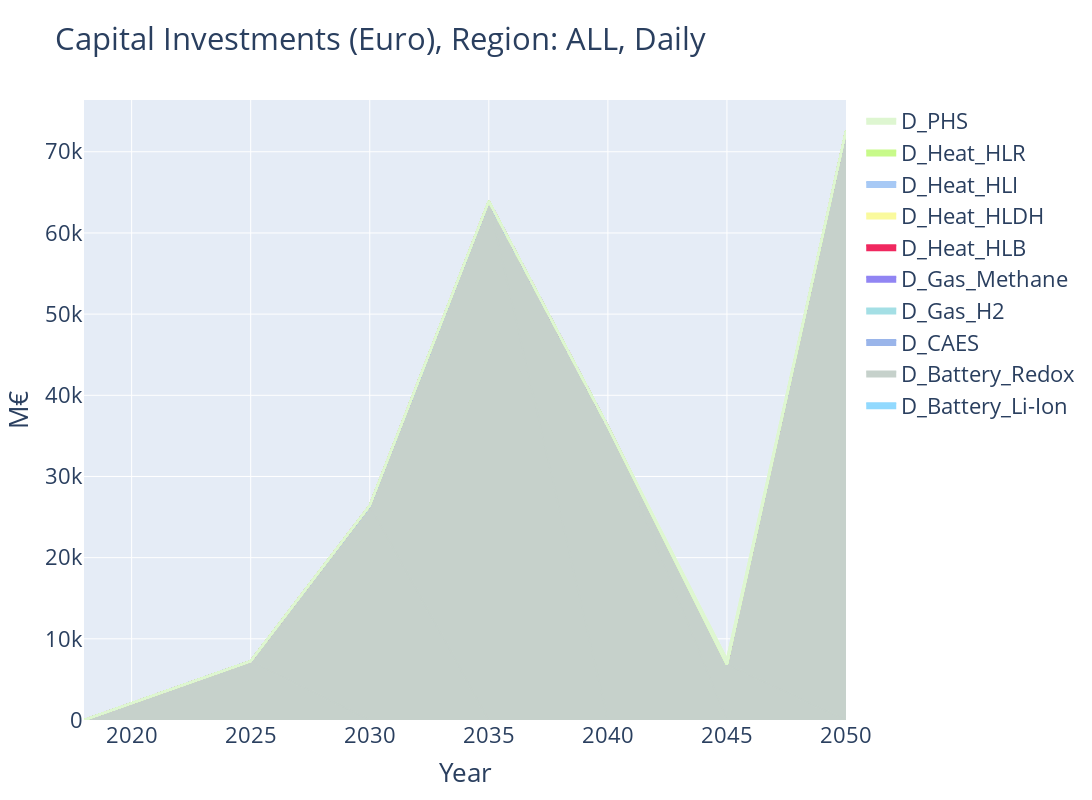

Write notebook code for a chart like this one.
### Code cell
stacked_capital_invest(DAILY_DATA, region=REGION, title_addon="Daily", write_fig=WRITE_FIGS).show()
stacked_capital_invest(SEASON_DATA, region=REGION, title_addon="Season", write_fig=WRITE_FIGS).show()

### Figure 1 — Plotly figure (JSON) as saved in the notebook; plotly's stock layout.template omitted (floating-point values rounded to 4 significant figures)
{"data": [{"fillcolor": "#91d9fe", "legendgroup": "D_Battery_Li-Ion", "line": {"color": "#91d9fe"}, "name": "D_Battery_Li-Ion", "showlegend": true, "stackgroup": "one", "type": "scatter", "x": [2018], "y": [0]}, {"fillcolor": "#91d9fe", "legendgroup": "D_Battery_Li-Ion", "line": {"color": "#91d9fe"}, "name": "D_Battery_Li-Ion", "showlegend": false, "stackgroup": "one", "type": "scatter", "x": [2025], "y": [1.555e-06]}, {"fillcolor": "#91d9fe", "legendgroup": "D_Battery_Li-Ion", "line": {"color": "#91d9fe"}, "name": "D_Battery_Li-Ion", "showlegend": false, "stackgroup": "one", "type": "scatter", "x": [2030], "y": [1.122e-06]}, {"fillcolor": "#91d9fe", "legendgroup": "D_Battery_Li-Ion", "line": {"color": "#91d9fe"}, "name": "D_Battery_Li-Ion", "showlegend": false, "stackgroup": "one", "type": "scatter", "x": [2035], "y": [1.328e-06]}, {"fillcolor": "#91d9fe", "legendgroup": "D_Battery_Li-Ion", "line": {"color": "#91d9fe"}, "name": "D_Battery_Li-Ion", "showlegend": false, "stackgroup": "one", "type": "scatter", "x": [2040], "y": [2.102e-06]}, {"fillcolor": "#91d9fe", "legendgroup": "D_Battery_Li-Ion", "line": {"color": "#91d9fe"}, "name": "D_Battery_Li-Ion", "showlegend": false, "stackgroup": "one", "type": "scatter", "x": [2045], "y": [3.629e-06]}, {"fillcolor": "#91d9fe", "legendgroup": "D_Battery_Li-Ion", "line": {"color": "#91d9fe"}, "name": "D_Battery_Li-Ion", "showlegend": false, "stackgroup": "one", "type": "scatter", "x": [2050], "y": [3.285e-05]}, {"fillcolor": "#c6d1cb", "legendgroup": "D_Battery_Redox", "line": {"color": "#c6d1cb"}, "name": "D_Battery_Redox", "showlegend": true, "stackgroup": "one", "type": "scatter", "x": [2018], "y": [0]}, {"fillcolor": "#c6d1cb", "legendgroup": "D_Battery_Redox", "line": {"color": "#c6d1cb"}, "name": "D_Battery_Redox", "showlegend": false, "stackgroup": "one", "type": "scatter", "x": [2025], "y": [7243.0]}, {"fillcolor": "#c6d1cb", "legendgroup": "D_Battery_Redox", "line": {"color": "#c6d1cb"}, "name": "D_Battery_Redox", "showlegend": false, "stackgroup": "one", "type": "scatter", "x": [2030], "y": [26380.0]}, {"fillcolor": "#c6d1cb", "legendgroup": "D_Battery_Redox", "line": {"color": "#c6d1cb"}, "name": "D_Battery_Redox", "showlegend": false, "stackgroup": "one", "type": "scatter", "x": [2035], "y": [63850.0]}, {"fillcolor": "#c6d1cb", "legendgroup": "D_Battery_Redox", "line": {"color": "#c6d1cb"}, "name": "D_Battery_Redox", "showlegend": false, "stackgroup": "one", "type": "scatter", "x": [2040], "y": [36160.0]}, {"fillcolor": "#c6d1cb", "legendgroup": "D_Battery_Redox", "line": {"color": "#c6d1cb"}, "name": "D_Battery_Redox", "showlegend": false, "stackgroup": "one", "type": "scatter", "x": [2045], "y": [6837.0]}, {"fillcolor": "#c6d1cb", "legendgroup": "D_Battery_Redox", "line": {"color": "#c6d1cb"}, "name": "D_Battery_Redox", "showlegend": false, "stackgroup": "one", "type": "scatter", "x": [2050], "y": [72550.0]}, {"fillcolor": "#9ab5ea", "legendgroup": "D_CAES", "line": {"color": "#9ab5ea"}, "name": "D_CAES", "showlegend": true, "stackgroup": "one", "type": "scatter", "x": [2018], "y": [0]}, {"fillcolor": "#9ab5ea", "legendgroup": "D_CAES", "line": {"color": "#9ab5ea"}, "name": "D_CAES", "showlegend": false, "stackgroup": "one", "type": "scatter", "x": [2025], "y": [1.866e-06]}, {"fillcolor": "#9ab5ea", "legendgroup": "D_CAES", "line": {"color": "#9ab5ea"}, "name": "D_CAES", "showlegend": false, "stackgroup": "one", "type": "scatter", "x": [2030], "y": [1.278e-06]}, {"fillcolor": "#9ab5ea", "legendgroup": "D_CAES", "line": {"color": "#9ab5ea"}, "name": "D_CAES", "showlegend": false, "stackgroup": "one", "type": "scatter", "x": [2035], "y": [2.504e-06]}, {"fillcolor": "#9ab5ea", "legendgroup": "D_CAES", "line": {"color": "#9ab5ea"}, "name": "D_CAES", "showlegend": false, "stackgroup": "one", "type": "scatter", "x": [2040], "y": [3.31e-06]}, {"fillcolor": "#9ab5ea", "legendgroup": "D_CAES", "line": {"color": "#9ab5ea"}, "name": "D_CAES", "showlegend": false, "stackgroup": "one", "type": "scatter", "x": [2045], "y": [5.279e-06]}, {"fillcolor": "#9ab5ea", "legendgroup": "D_CAES", "line": {"color": "#9ab5ea"}, "name": "D_CAES", "showlegend": false, "stackgroup": "one", "type": "scatter", "x": [2050], "y": [0.0001139]}, {"fillcolor": "#a4dfe5", "legendgroup": "D_Gas_H2", "line": {"color": "#a4dfe5"}, "name": "D_Gas_H2", "showlegend": true, "stackgroup": "one", "type": "scatter", "x": [2018], "y": [0]}, {"fillcolor": "#a4dfe5", "legendgroup": "D_Gas_H2", "line": {"color": "#a4dfe5"}, "name": "D_Gas_H2", "showlegend": false, "stackgroup": "one", "type": "scatter", "x": [2025], "y": [0.1227]}, {"fillcolor": "#a4dfe5", "legendgroup": "D_Gas_H2", "line": {"color": "#a4dfe5"}, "name": "D_Gas_H2", "showlegend": false, "stackgroup": "one", "type": "scatter", "x": [2030], "y": [48.95]}, {"fillcolor": "#a4dfe5", "legendgroup": "D_Gas_H2", "line": {"color": "#a4dfe5"}, "name": "D_Gas_H2", "showlegend": false, "stackgroup": "one", "type": "scatter", "x": [2035], "y": [50.75]}, {"fillcolor": "#a4dfe5", "legendgroup": "D_Gas_H2", "line": {"color": "#a4dfe5"}, "name": "D_Gas_H2", "showlegend": false, "stackgroup": "one", "type": "scatter", "x": [2040], "y": [1.355e-09]}, {"fillcolor": "#a4dfe5", "legendgroup": "D_Gas_H2", "line": {"color": "#a4dfe5"}, "name": "D_Gas_H2", "showlegend": false, "stackgroup": "one", "type": "scatter", "x": [2045], "y": [1.036e-09]}, {"fillcolor": "#a4dfe5", "legendgroup": "D_Gas_H2", "line": {"color": "#a4dfe5"}, "name": "D_Gas_H2", "showlegend": false, "stackgroup": "one", "type": "scatter", "x": [2050], "y": [11.78]}, {"fillcolor": "#9185f3", "legendgroup": "D_Gas_Methane", "line": {"color": "#9185f3"}, "name": "D_Gas_Methane", "showlegend": true, "stackgroup": "one", "type": "scatter", "x": [2018], "y": [1.93e-09]}, {"fillcolor": "#9185f3", "legendgroup": "D_Gas_Methane", "line": {"color": "#9185f3"}, "name": "D_Gas_Methane", "showlegend": false, "stackgroup": "one", "type": "scatter", "x": [2025], "y": [5.898e-08]}, {"fillcolor": "#9185f3", "legendgroup": "D_Gas_Methane", "line": {"color": "#9185f3"}, "name": "D_Gas_Methane", "showlegend": false, "stackgroup": "one", "type": "scatter", "x": [2030], "y": [4.912e-08]}, {"fillcolor": "#9185f3", "legendgroup": "D_Gas_Methane", "line": {"color": "#9185f3"}, "name": "D_Gas_Methane", "showlegend": false, "stackgroup": "one", "type": "scatter", "x": [2035], "y": [5.374e-08]}, {"fillcolor": "#9185f3", "legendgroup": "D_Gas_Methane", "line": {"color": "#9185f3"}, "name": "D_Gas_Methane", "showlegend": false, "stackgroup": "one", "type": "scatter", "x": [2040], "y": [6.12e-08]}, {"fillcolor": "#9185f3", "legendgroup": "D_Gas_Methane", "line": {"color": "#9185f3"}, "name": "D_Gas_Methane", "showlegend": false, "stackgroup": "one", "type": "scatter", "x": [2045], "y": [8.676e-08]}, {"fillcolor": "#9185f3", "legendgroup": "D_Gas_Methane", "line": {"color": "#9185f3"}, "name": "D_Gas_Methane", "showlegend": false, "stackgroup": "one", "type": "scatter", "x": [2050], "y": [1.322e-06]}, {"fillcolor": "#F0285F", "legendgroup": "D_Heat_HLB", "line": {"color": "#F0285F"}, "name": "D_Heat_HLB", "showlegend": true, "stackgroup": "one", "type": "scatter", "x": [2018], "y": [0]}, {"fillcolor": "#F0285F", "legendgroup": "D_Heat_HLB", "line": {"color": "#F0285F"}, "name": "D_Heat_HLB", "showlegend": false, "stackgroup": "one", "type": "scatter", "x": [2025], "y": [2.082e-06]}, {"fillcolor": "#F0285F", "legendgroup": "D_Heat_HLB", "line": {"color": "#F0285F"}, "name": "D_Heat_HLB", "showlegend": false, "stackgroup": "one", "type": "scatter", "x": [2030], "y": [8.052e-07]}, {"fillcolor": "#F0285F", "legendgroup": "D_Heat_HLB", "line": {"color": "#F0285F"}, "name": "D_Heat_HLB", "showlegend": false, "stackgroup": "one", "type": "scatter", "x": [2035], "y": [1.186e-06]}, {"fillcolor": "#F0285F", "legendgroup": "D_Heat_HLB", "line": {"color": "#F0285F"}, "name": "D_Heat_HLB", "showlegend": false, "stackgroup": "one", "type": "scatter", "x": [2040], "y": [1.629e-06]}, {"fillcolor": "#F0285F", "legendgroup": "D_Heat_HLB", "line": {"color": "#F0285F"}, "name": "D_Heat_HLB", "showlegend": false, "stackgroup": "one", "type": "scatter", "x": [2045], "y": [3.244e-06]}, {"fillcolor": "#F0285F", "legendgroup": "D_Heat_HLB", "line": {"color": "#F0285F"}, "name": "D_Heat_HLB", "showlegend": false, "stackgroup": "one", "type": "scatter", "x": [2050], "y": [3.744e-05]}, {"fillcolor": "#fafa9d", "legendgroup": "D_Heat_HLDH", "line": {"color": "#fafa9d"}, "name": "D_Heat_HLDH", "showlegend": true, "stackgroup": "one", "type": "scatter", "x": [2018], "y": [0]}, {"fillcolor": "#fafa9d", "legendgroup": "D_Heat_HLDH", "line": {"color": "#fafa9d"}, "name": "D_Heat_HLDH", "showlegend": false, "stackgroup": "one", "type": "scatter", "x": [2025], "y": [1.924e-06]}, {"fillcolor": "#fafa9d", "legendgroup": "D_Heat_HLDH", "line": {"color": "#fafa9d"}, "name": "D_Heat_HLDH", "showlegend": false, "stackgroup": "one", "type": "scatter", "x": [2030], "y": [1.28e-06]}, {"fillcolor": "#fafa9d", "legendgroup": "D_Heat_HLDH", "line": {"color": "#fafa9d"}, "name": "D_Heat_HLDH", "showlegend": false, "stackgroup": "one", "type": "scatter", "x": [2035], "y": [1.497e-06]}, {"fillcolor": "#fafa9d", "legendgroup": "D_Heat_HLDH", "line": {"color": "#fafa9d"}, "name": "D_Heat_HLDH", "showlegend": false, "stackgroup": "one", "type": "scatter", "x": [2040], "y": [1.818e-06]}, {"fillcolor": "#fafa9d", "legendgroup": "D_Heat_HLDH", "line": {"color": "#fafa9d"}, "name": "D_Heat_HLDH", "showlegend": false, "stackgroup": "one", "type": "scatter", "x": [2045], "y": [3.556e-06]}, {"fillcolor": "#fafa9d", "legendgroup": "D_Heat_HLDH", "line": {"color": "#fafa9d"}, "name": "D_Heat_HLDH", "showlegend": false, "stackgroup": "one", "type": "scatter", "x": [2050], "y": [4.368e-05]}, {"fillcolor": "#a7c9f5", "legendgroup": "D_Heat_HLI", "line": {"color": "#a7c9f5"}, "name": "D_Heat_HLI", "showlegend": true, "stackgroup": "one", "type": "scatter", "x": [2018], "y": [0]}, {"fillcolor": "#a7c9f5", "legendgroup": "D_Heat_HLI", "line": {"color": "#a7c9f5"}, "name": "D_Heat_HLI", "showlegend": false, "stackgroup": "one", "type": "scatter", "x": [2025], "y": [2.331e-06]}, {"fillcolor": "#a7c9f5", "legendgroup": "D_Heat_HLI", "line": {"color": "#a7c9f5"}, "name": "D_Heat_HLI", "showlegend": false, "stackgroup": "one", "type": "scatter", "x": [2030], "y": [9.222e-07]}, {"fillcolor": "#a7c9f5", "legendgroup": "D_Heat_HLI", "line": {"color": "#a7c9f5"}, "name": "D_Heat_HLI", "showlegend": false, "stackgroup": "one", "type": "scatter", "x": [2035], "y": [1.358e-06]}, {"fillcolor": "#a7c9f5", "legendgroup": "D_Heat_HLI", "line": {"color": "#a7c9f5"}, "name": "D_Heat_HLI", "showlegend": false, "stackgroup": "one", "type": "scatter", "x": [2040], "y": [1.917e-06]}, {"fillcolor": "#a7c9f5", "legendgroup": "D_Heat_HLI", "line": {"color": "#a7c9f5"}, "name": "D_Heat_HLI", "showlegend": false, "stackgroup": "one", "type": "scatter", "x": [2045], "y": [3.558e-06]}, {"fillcolor": "#a7c9f5", "legendgroup": "D_Heat_HLI", "line": {"color": "#a7c9f5"}, "name": "D_Heat_HLI", "showlegend": false, "stackgroup": "one", "type": "scatter", "x": [2050], "y": [4.38e-05]}, {"fillcolor": "#c8fa8a", "legendgroup": "D_Heat_HLR", "line": {"color": "#c8fa8a"}, "name": "D_Heat_HLR", "showlegend": true, "stackgroup": "one", "type": "scatter", "x": [2018], "y": [0]}, {"fillcolor": "#c8fa8a", "legendgroup": "D_Heat_HLR", "line": {"color": "#c8fa8a"}, "name": "D_Heat_HLR", "showlegend": false, "stackgroup": "one", "type": "scatter", "x": [2025], "y": [2.04e-06]}, {"fillcolor": "#c8fa8a", "legendgroup": "D_Heat_HLR", "line": {"color": "#c8fa8a"}, "name": "D_Heat_HLR", "showlegend": false, "stackgroup": "one", "type": "scatter", "x": [2030], "y": [8.802e-07]}, {"fillcolor": "#c8fa8a", "legendgroup": "D_Heat_HLR", "line": {"color": "#c8fa8a"}, "name": "D_Heat_HLR", "showlegend": false, "stackgroup": "one", "type": "scatter", "x": [2035], "y": [1.177e-06]}, {"fillcolor": "#c8fa8a", "legendgroup": "D_Heat_HLR", "line": {"color": "#c8fa8a"}, "name": "D_Heat_HLR", "showlegend": false, "stackgroup": "one", "type": "scatter", "x": [2040], "y": [1.642e-06]}, {"fillcolor": "#c8fa8a", "legendgroup": "D_Heat_HLR", "line": {"color": "#c8fa8a"}, "name": "D_Heat_HLR", "showlegend": false, "stackgroup": "one", "type": "scatter", "x": [2045], "y": [3.296e-06]}, {"fillcolor": "#c8fa8a", "legendgroup": "D_Heat_HLR", "line": {"color": "#c8fa8a"}, "name": "D_Heat_HLR", "showlegend": false, "stackgroup": "one", "type": "scatter", "x": [2050], "y": [3.746e-05]}, {"fillcolor": "#def6d1", "legendgroup": "D_PHS", "line": {"color": "#def6d1"}, "name": "D_PHS", "showlegend": true, "stackgroup": "one", "type": "scatter", "x": [2018], "y": [0]}, {"fillcolor": "#def6d1", "legendgroup": "D_PHS", "line": {"color": "#def6d1"}, "name": "D_PHS", "showlegend": false, "stackgroup": "one", "type": "scatter", "x": [2025], "y": [1.479e-06]}, {"fillcolor": "#def6d1", "legendgroup": "D_PHS", "line": {"color": "#def6d1"}, "name": "D_PHS", "showlegend": false, "stackgroup": "one", "type": "scatter", "x": [2030], "y": [1.005e-06]}, {"fillcolor": "#def6d1", "legendgroup": "D_PHS", "line": {"color": "#def6d1"}, "name": "D_PHS", "showlegend": false, "stackgroup": "one", "type": "scatter", "x": [2035], "y": [1.302e-06]}, {"fillcolor": "#def6d1", "legendgroup": "D_PHS", "line": {"color": "#def6d1"}, "name": "D_PHS", "showlegend": false, "stackgroup": "one", "type": "scatter", "x": [2040], "y": [1.548e-06]}, {"fillcolor": "#def6d1", "legendgroup": "D_PHS", "line": {"color": "#def6d1"}, "name": "D_PHS", "showlegend": false, "stackgroup": "one", "type": "scatter", "x": [2045], "y": [666.1]}, {"fillcolor": "#def6d1", "legendgroup": "D_PHS", "line": {"color": "#def6d1"}, "name": "D_PHS", "showlegend": false, "stackgroup": "one", "type": "scatter", "x": [2050], "y": [3.178e-05]}], "layout": {"barmode": "stack", "font": {"size": 22}, "height": 800, "legend": {"traceorder": "reversed"}, "title": {"text": "Capital Investments (Euro), Region: ALL, Daily"}, "width": 1400, "xaxis": {"title": {"text": "Year"}}, "yaxis": {"title": {"text": "M€"}}}}
